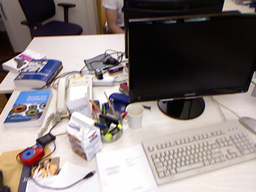
#> input picture Point Cloud Fusion/DATA/rgbn.png, 256 x 192 px, shrunk from 640 x 480 before the run, found by its file name
$ python problem2.py
#> lines starting #> are read from the running program, lines starting #| are printed output that depends on the picture

# %%
import numpy as np
import cv2
import matplotlib.pyplot as plt

# Camera Intrinsic
K = np.array((
        [525.0, 0, 319.5],
        [0, 525.0, 239.5],
        [0, 0, 1]))

# Scale Factor
S = 5000

# %%

def compute_3d(dmaprgb):
    coordinates = {}
    dmap = dmaprgb[:,:,0]
    h,w = dmap.shape
    K_inv = np.linalg.inv(K)
    for x in range(h):
        for y in range(w):
            wrld_c = (1/S)*dmap[x,y]*(K_inv@np.array([y,x,1]).T)
            coordinates[(x,y)] = wrld_c
    return coordinates

def get_normal(P):
    # 3xN matrix of 3d points
    P = np.array(P).T
    # Expectation
    exp_A = np.mean(P, axis=1).reshape(-1, 1)
    # Variance
    C = P - exp_A
    # Covariance Matrix
    cov = C @ np.transpose(C)
    # SVD
    U, s, Vt = np.linalg.svd(cov)
    # Normal vector is the eigenvector corrosponding to the smallest eigenValue
    n = U[:,-1]
    d = exp_A.T @ n.reshape(-1,1)
    return n,d[0,0]

def surf_norm(dmap,points,kernel_size):
    # initialize normal map
    nmap = dmap.copy()
    h,w=dmap[:,:,0].shape
    k_half = kernel_size // 2
    zero_v = np.array([0,0,0])
    # loop through each pixel
    for x in range(h):
        for y in range(w):
            # list of existing 3d points
            P = []
            # initialize normal vector
            n = zero_v
            # discard pixel if its a zero vector
            if not np.array_equal(points[(x,y)],zero_v) :
                # if 3d point exists in 7x7 neighborhood of pixel, add to P
                for u in range(x-k_half,x+k_half+1):
                    for v in range(y-k_half,y+k_half+1):
                        if (u>=0 and u<h and v>=0 and v<w and not(np.array_equal(points[(x,y)],zero_v))):
                            P.append(points[(u,v)])
                # check if atleast 3 points exist, otherwise normal vector is (0,0,0)
                if not len(P)<3:
                    # get normal vector for points
                    n,d = get_normal(P)
                    # unify direction of normal vector
                    if d<0:
                        n = -n
            # normal vector is zero, assign RGB as zero
            if np.array_equal(n,zero_v):
                nmap[x,y,:] = zero_v
            # else assign normalized and scaled normal vector between 0-255
            # note: flipping the RGB values, as cv2 writes images as BGR
            else:
                nmap[x,y,:] = np.flip(((1/2)*(n/np.sqrt(np.sum(n**2)))+np.array([0.5,0.5,0.5]))*255)
    return nmap


# %%
p2img = cv2.imread('./hw4_data/problem2/rgbn.png')
#> p2img is the input picture: shape (192, 256, 3); mean B, G, R 126.6, 128, 137.4
p2dmap = cv2.imread('./hw4_data/problem2/depthn.png')
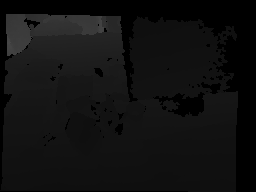
#> input picture Point Cloud Fusion/DATA/depthn.png, 256 x 192 px, shrunk from 640 x 480 before the run, found by its file name
#> p2dmap is the input picture: shape (192, 256, 3); min 0, max 71, mean 16.7
cors3d = compute_3d(p2dmap)
#> after the loop in compute_3d, `for x in range(h):`: coordinates = 49152 items
#> cors3d = 49152 items
surface_normal_img = surf_norm(p2dmap,cors3d,7)
#> after the loop in surf_norm, `for x in range(h):`:
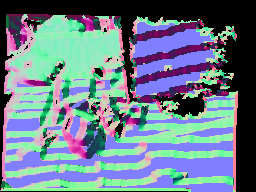
#> nmap: shape (192, 256, 3); mean B, G, R 140.6, 125.3, 105.7
cv2.imwrite('surface_normal.png',surface_normal_img)

# %%
